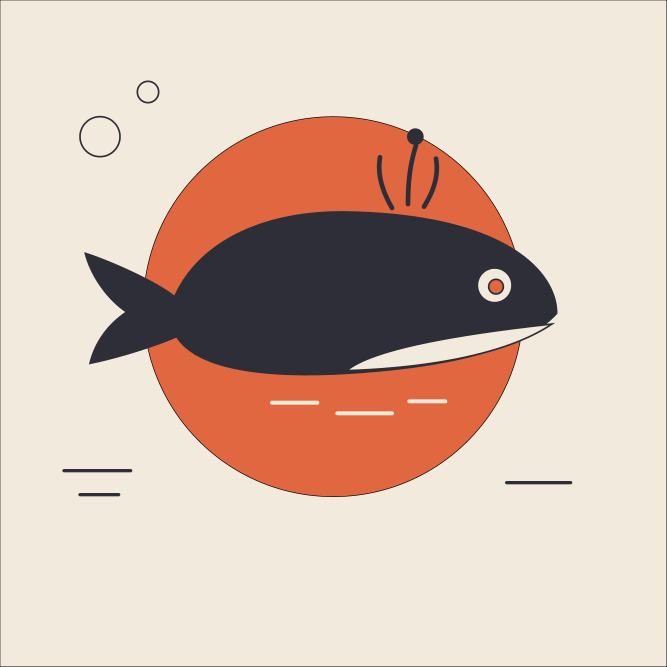
#> input picture test/glm-flash/spot-whale-V1R00@2x.png, 2000 x 2000 px (shown at 1/3 size)
$ python proof_size.py ../../test/glm-flash/spot-whale-V1R00@2x.png 5 5
#> lines starting #> are read from the running program, lines starting #| are printed output that depends on the picture
#!/usr/bin/env python3
"""Read-at-size proof for virelai assets.

Usage: python3 work/tools/proof_size.py <@2x.png> <ship_w> <ship_h> [--mask]
Writes beside the source: <base>-ship.png (exact px on transparency),
<base>-ship-big.png (8x nearest on split dark|light field, for eyeballing)
and with --mask <base>-mask-big.png (coverage+ink 3-tone mask sim, 8x)."""
import sys, os
from PIL import Image

src, w, h = sys.argv[1], int(sys.argv[2]), int(sys.argv[3])
mask = "--mask" in sys.argv
img = Image.open(src).convert("RGBA")

ship = img.resize((w, h), Image.LANCZOS)
base = src.replace("@2x.png", "")
ship.save(f"{base}-ship.png")

# split-field view: same asset on navy chrome | light row, side by side
field = Image.new("RGBA", (w * 2 + 1, h))
field.paste(Image.new("RGBA", (w, h), (30, 30, 46, 255)), (0, 0))
field.paste(Image.new("RGBA", (w, h), (241, 245, 249, 255)), (w + 1, 0))
field.alpha_composite(ship, (0, 0))
field.alpha_composite(ship, (w + 1, 0))
field.resize((field.width * 8, h * 8), Image.NEAREST).save(f"{base}-ship-big.png")
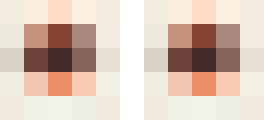
#> saved as spot-whale-V1R00-ship-big.png: PIL image 88x40 RGBA (shown 3 times larger); mean R, G, B, A 195.9, 175.9, 162.7, 231.8; transparent parts drawn white

if mask:
    # mask+data sim: uncovered = mid gray, covered-light = white, dark = ink
    px = ship.load()
    m = Image.new("RGBA", (w, h))
    mp = m.load()
    for y in range(h):
        for x in range(w):
            r, g, b, a = px[x, y]
            if a <= 96:
                mp[x, y] = (128, 128, 128, 255)        # outside silhouette
            elif (r + g + b) / 3 < 200:
                mp[x, y] = (20, 20, 20, 255)           # ink
            else:
                mp[x, y] = (255, 255, 255, 255)        # paper fill
    m.resize((w * 8, h * 8), Image.NEAREST).save(f"{base}-mask-big.png")
    print("mask:", f"{base}-mask-big.png")
print("ship:", f"{base}-ship.png", "| big:", f"{base}-ship-big.png")
